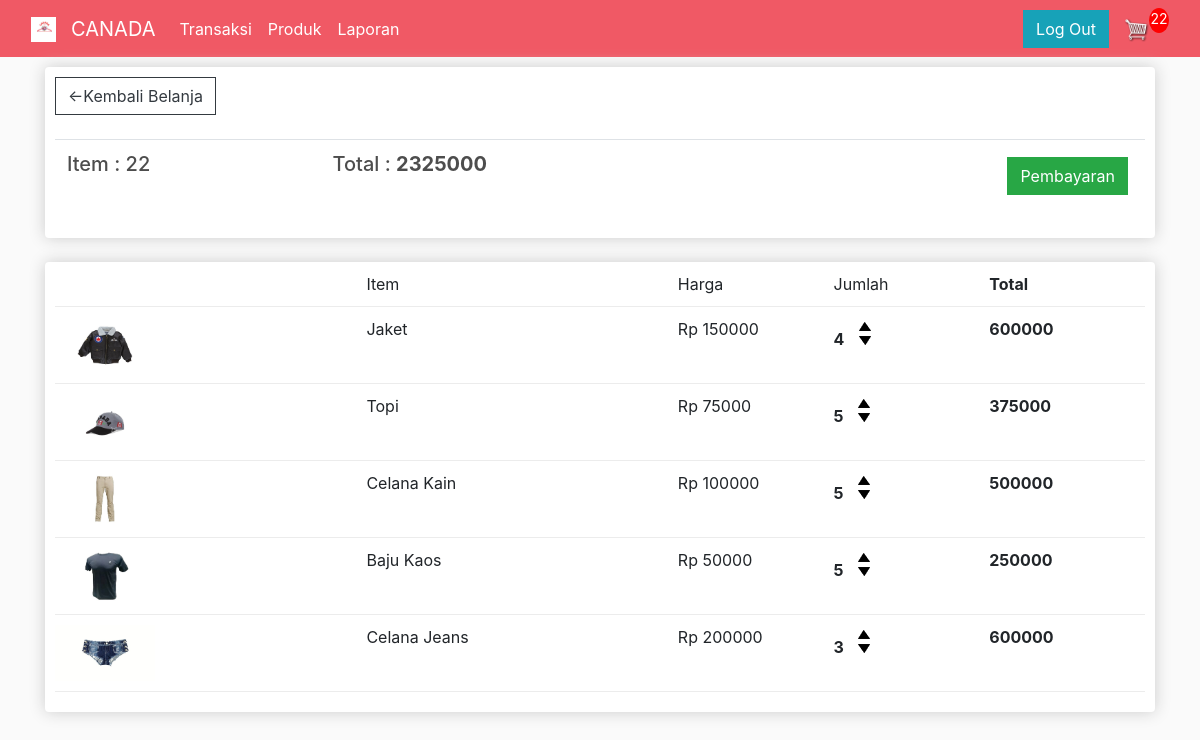
The page /keranjang/ (signed in) on the database as committed earlier.
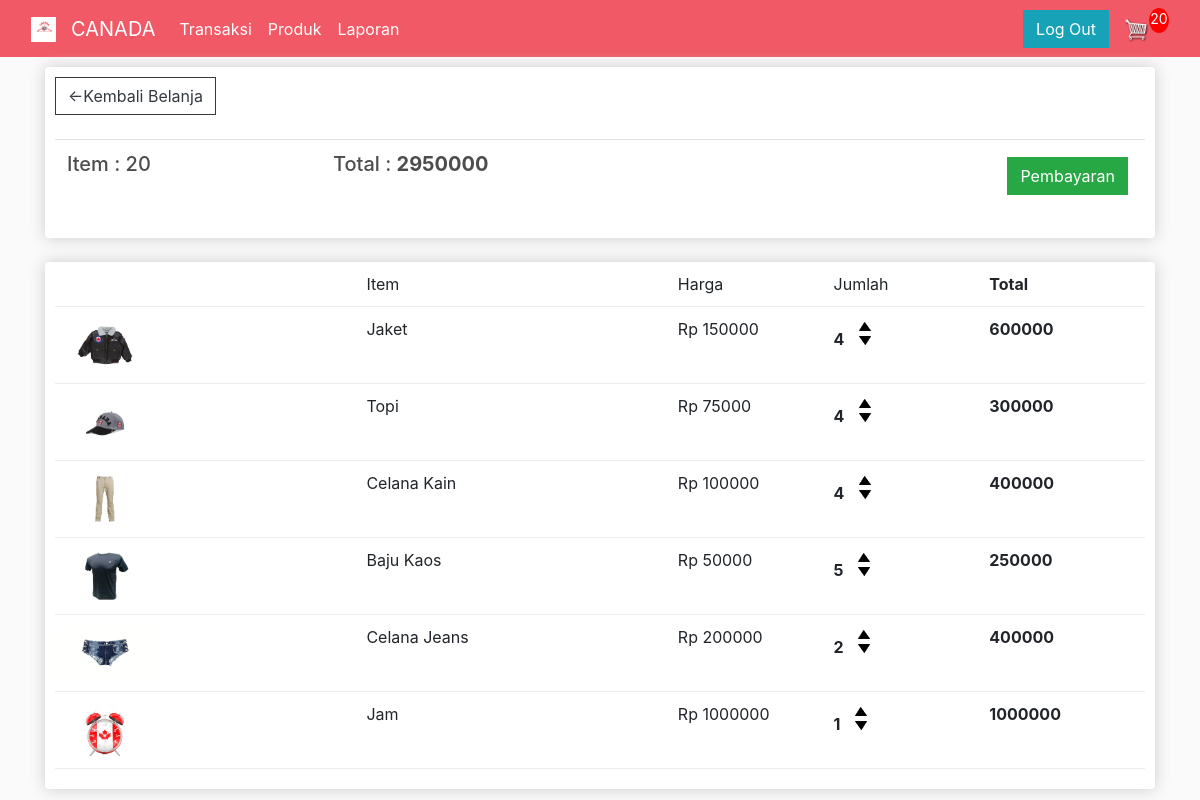
The same page on the database as committed later.
### transaksi/models.py (models this page shows, shortened)
class Order(models.Model):
    customer        = models.ForeignKey(Customer, on_delete=models.SET_NULL, blank=True, null= True)
    date_orderd     = models.DateTimeField(auto_now_add=True)
    complete        = models.BooleanField(default=False, null=True, blank=False)
    transaction_id  = models.CharField(max_length=200, null=True)
    @property
    def get_cart_total(self):
        orderitems = self.orderitem_set.all()
        total = sum([item.get_total for item in orderitems ])
        return  total
    @property
    def get_cart_items(self):
        orderitems = self.orderitem_set.all()
        total = sum([item.quantity for item in orderitems ])
        return  total

class OrderItem(models.Model):
    product     = models.ForeignKey(Product, on_delete=models.SET_NULL, blank=True, null=True)
    order       = models.ForeignKey(Order, on_delete=models.SET_NULL, blank=True, null=True)
    quantity    = models.IntegerField(default=0, null=True, blank=True)
    date_added  = models.DateTimeField(auto_now_add=True)
    @property
    def get_total(self):
        total = self.product.price * self.quantity
        return total

class Product(models.Model):
    name    = models.CharField(max_length=200, null=True)
    price   = models.FloatField()
    digital = models.BooleanField(default=False, null=True,blank=False)
    image   = models.ImageField(null=True, blank=True, default="placeholder.png")
    @property
    def imageURL(self):
        try:
            url = self.image.url
        except:
            url = ''
        return url

### transaksi/views.py (the view)
# urls.py: path('keranjang/', views.keranjang, name="keranjang"),
def keranjang(request):
    if request.user.is_authenticated:
        customer = request.user.customer
        order, created = Order.objects.get_or_create(customer=customer, complete=False)
        items =  order.orderitem_set.all()
        cartItems = order.get_cart_items
    else:
        items = []
        order = {'get_cart_total':0, 'get_cart_items':0}
        cartItems = order['get_cart_items']
    context = {'items':items, 'order':order,'cartItems':cartItems}
    return render(request, 'transaksi/keranjang.html', context)

### transaksi/templates/transaksi/keranjang.html
{% extends 'menu/menu.html' %}
{% load static %}
{% block content %}
    <div class="row">
        <div class="col-lg-12">
            <div class="box-element">
                <a class="btn btn-outline-dark" href="{% url 'transaksi' %}"> &#x2190;Kembali Belanja </a>
                <br>
                <br>
                <table class="table">
                    <tr>
                        <th><h5> Item    : <strong> </strong> {{order.get_cart_items}}  </h5></th>
                        <th><h5> Total   : <strong> {{order.get_cart_total|floatformat:0}} </strong></h5></th>
                        <th>
                            <a style="float: right; margin: 5px;" class="btn btn-success" href="{% url 'pembayaran' %}"> Pembayaran </a>
                        </th>
                    </tr>
                </table>
            </div>
            <br>
            <div class="box-element">
                <div class="cart-row">
                    <div style="flex: 2;"></div>
                    <div style="flex: 2;"> Item </div>
                    <div style="flex: 1;"> Harga </div>
                    <div style="flex: 1;"> Jumlah </div>
                    <div style="flex: 1;"><strong> Total </strong></div>
                </div>
                {% for item in items %}
                <div class="cart-row">
                    <div style="flex: 2;"><img class="row-image" src="{{item.product.imageURL}}"></div>
                    <div style="flex: 2;"> {{item.product.name}} </div>
                    <div style="flex: 1;"> Rp {{item.product.price|floatformat:0}} </div>
                    <div style="flex: 1;">
                        <p class="quantity"> {{item.quantity}} </p>
                        <div class="quantity">
                            <img data-product={{item.product.id}} data-action="add" class="chg-quantity update-cart" src="{% static 'images/arrow-up.png' %}">
                            <img data-product={{item.product.id}} data-action="remove" class="chg-quantity update-cart" src="{% static 'images/arrow-down.png' %}">
                        </div>
                    </div>
                    <div style="flex: 1;"><strong> {{item.get_total|floatformat:0}} </strong></div>
                </div>
                {% endfor %}
            </div>
        </div>
    </div>
{% endblock content %}

### menu/templates/menu/menu.html (shortened to what this page needs)
<!DOCTYPE html>
{% load static %}
<html>
<head>
    <link rel="stylesheet" href="https://cdn.jsdelivr.net/npm/bootstrap@4.6.1/dist/css/bootstrap.min.css"
>
    <link rel="stylesheet" type="text/css" href="{% static 'css/main.css' %}">
</head>
<body>
    <nav class="navbar navbar-expand-lg navbar-dark bg-dark">
        <a href="{% url 'menu' %}">
        <img  id="logo-icon" src="{% static 'images/logo.png' %}">
        </a>
        <div class="container-fluid">
          <a class="navbar-brand" href="{% url 'menu' %}"> CANADA </a>
          <div class="collapse navbar-collapse" id="navbarSupportedContent">
            <ul class="navbar-nav me-auto mb-2 mb-lg-0">
              <li class="nav-item">
                <a class="nav-link active" aria-current="page" href="{% url 'transaksi' %}"> Transaksi </a>
              </li>
            </ul>
          <div class="collapse navbar-collapse" id="navbarSupportedContent">
            <ul class="navbar-nav me-auto mb-2 mb-lg-0">
              <li class="nav-item">
                <a class="nav-link active" aria-current="page" href="{% url 'produk' %}"> Produk </a>
              </li>
            </ul>
          <div class="collapse navbar-collapse" id="navbarSupportedContent">
            <ul class="navbar-nav me-auto mb-2 mb-lg-0">
              <li class="nav-item">
                <a class="nav-link active" aria-current="page" href="{% url 'produk' %}"> Laporan </a>
              </li>
            </ul>
          </div>
          <div class="form-inline my-2 my-lg-0">
            <a href="#"class="btn btn-info">Log  Out</a>
            <a href="{% url 'keranjang' %}">
              <img id="cart-icon" src="{% static 'images/cart.png' %}">
            </a>
            <p id="cart-total"> {{cartItems}} </p>
          </div>
        </div>
      </nav>
    <div class="container">
        {% block content %}
        {%  endblock content %}
    </div>
</body>
</html>

### static/css/main.css (style rules this page uses)
body { background-color: hsl(0, 0%, 98%); }
h1,h2,h3,h4,h5,h6 { color:hsl(0, 0%, 30%); }
.box-element { box-shadow:hsl(0, 0%, 80%) 0 0 16px; background-color: #fff; border-radius: 4px; padding: 10px; }
.bg-dark { background-color: #f05965!important; }
#logo-icon { width:25px; display: inline-block; margin-left: 15px; }
#cart-icon { width:25px; display: inline-block; margin-left: 15px; }
#cart-total { display: block; text-align: center; color:#fff; background-color: red; width: 20px; height: 25px; border-radius: 50%; font-size: 14px; }
.col-lg-4, .col-lg-6, .col-lg-8, .col-lg-12 { margin-top: 10px; }
.btn { border-radius: 0; }
.row-image { width: 100px; }
.cart-row { display: flex; align-items: flex-stretch; padding-bottom: 10px; margin-bottom: 10px; border-bottom: 1px solid #ececec; }
.quantity { display: inline-block; font-weight: 700; padding-right:10px; }
.chg-quantity { width: 12px; cursor: pointer; display: block; margin-top: 5px; transition:.1s; }

Rows that differ between the two databases and show on the page:
changed through a linked row, Order: get_cart_items "22" → "20"; get_cart_total "2325000" → "2950000"
changed OrderItem "Topi": quantity "5" → "4"; get_total "375000" → "300000"
changed OrderItem "Celana Kain": quantity "5" → "4"; get_total "500000" → "400000"
changed OrderItem "Celana Jeans": quantity "3" → "2"; get_total "600000" → "400000"
added OrderItem: product.imageURL (picture), product.name "Jam", product.price "1000000", quantity "1", get_total "1000000"
Other text that changed with them:
{{ cartItems }}: "22" → "20"
